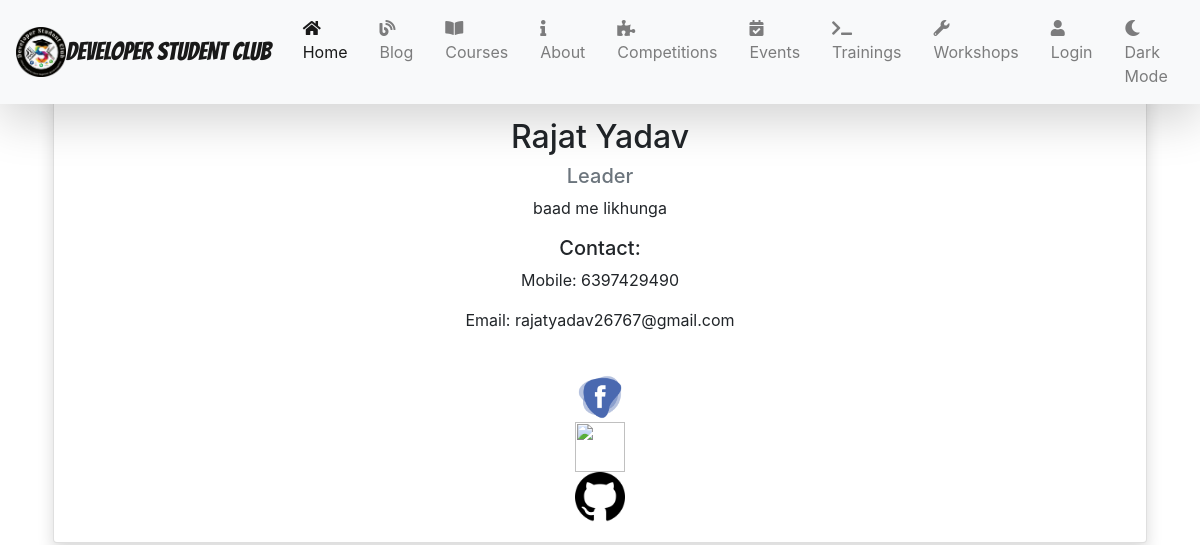
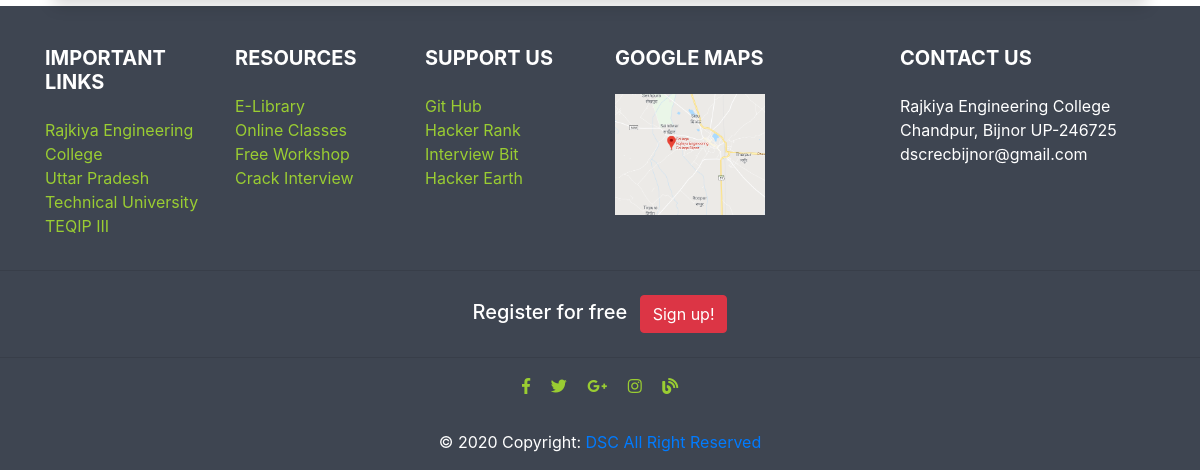
/member/Rajat/, run on an earlier commit of the app's database (2 pictures, top to bottom).
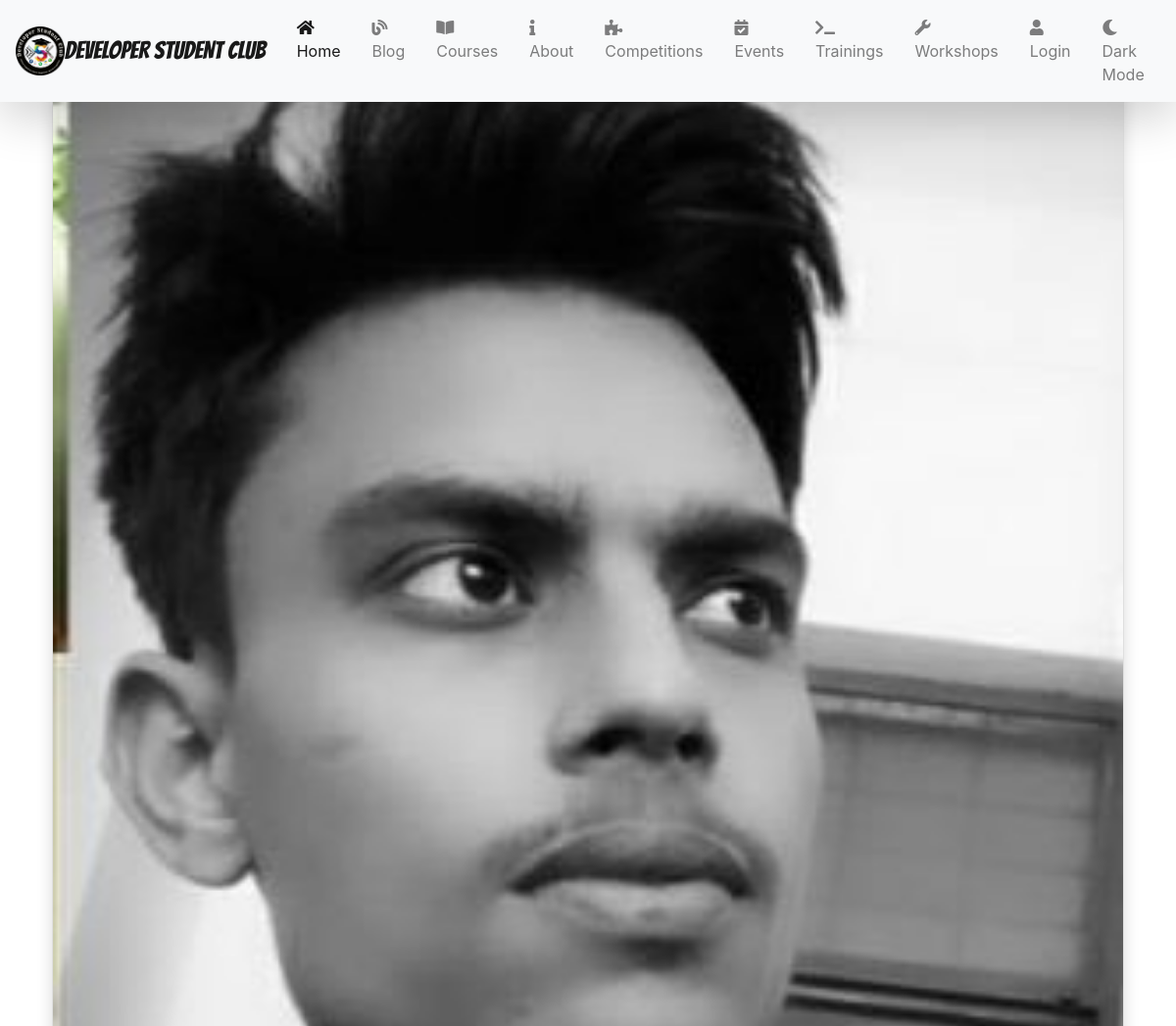
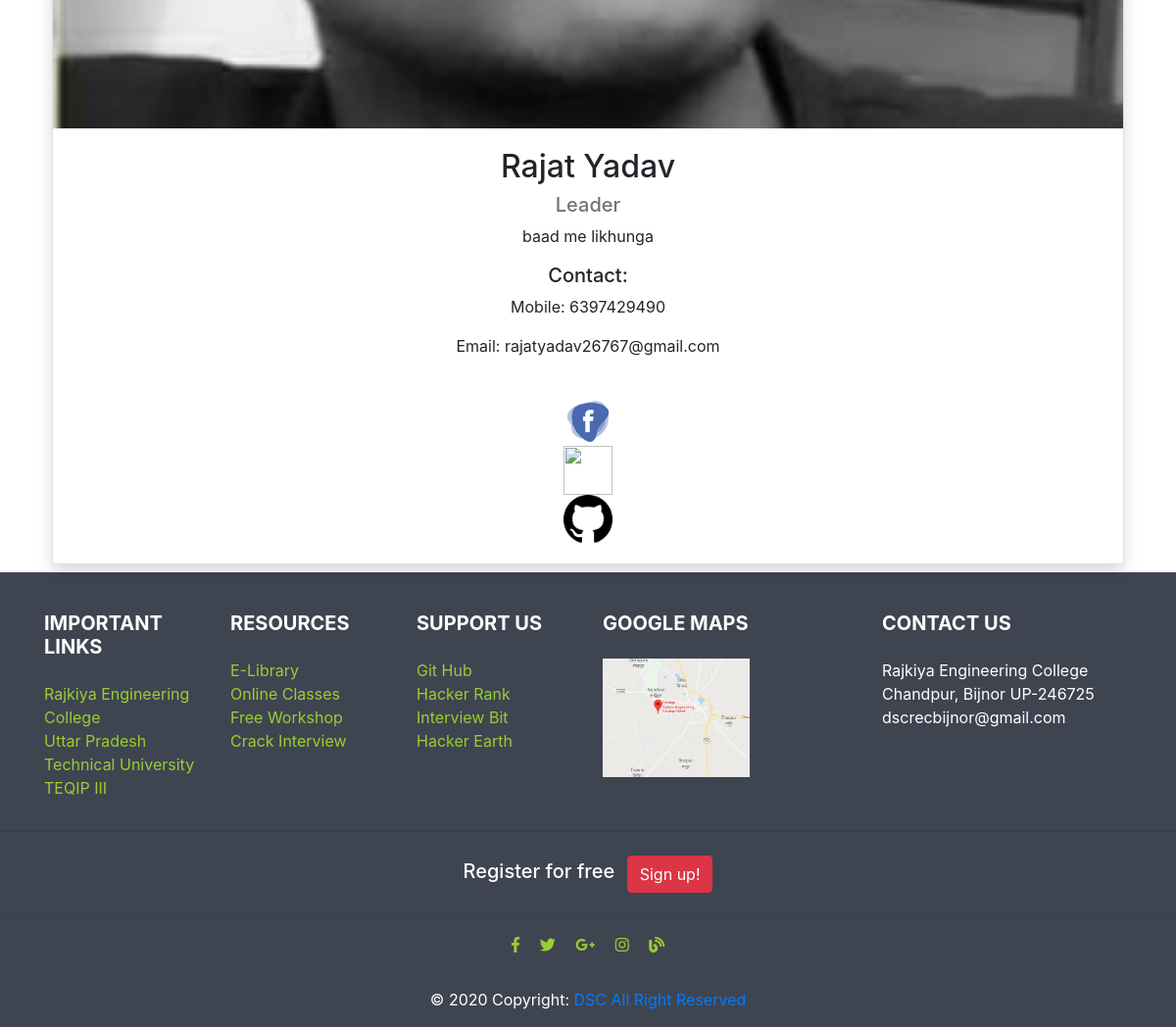
And on a later commit of the database (2 pictures, top to bottom).
### dscweb/models.py (models this page shows, shortened)
class Member(models.Model):
    pic = models.ImageField(upload_to='images/members/')
    first_name = models.CharField(max_length=50, null=False)
    last_name = models.CharField(max_length=50, null=False)
    mobile = models.CharField(max_length=12, null=False)
    email = models.EmailField()
    title = models.CharField(max_length=20, null=False)
    description = models.CharField(max_length=100)
    facebook = models.URLField(null=True, blank=True)
    linkedin = models.URLField(null=True, blank=True)
    github = models.URLField(null=True, blank=True)

### dscweb/views.py (the view)
# urls.py: path('member/<str:first_name>/', member_detailView),
def member_detailView(request, first_name):
    member = get_object_or_404(Member, first_name=first_name)
    context = {"member": member}
    return render(request, 'member-view.html', context)

### templates/member-view.html
{% extends 'base.html' %}
{% load static %}
{% block content %}
    <div class="container" style="padding-top: 25px;">
    <h1> Member </h1>
    <div class="card shadow m-2">
        <img src="{{ member.pic.url }}" class="card-img-top img-fluid" >
        <div class="card-body text-center">
            <h2>{{ member.first_name }} {{ member.last_name }}</h2>
            <p class="text-secondary h5">{{ member.title }}</p>
            <p>{{ member.description }}</p>
            <h5> Contact: </h5>
            <p>Mobile: {{ member.mobile }}</p>
            <p>Email: {{ member.email }}</p>
            <br>
            <a href="{{ member.facebook }}" target="_blank"><img src="{% static 'images/icons/facebook.png' %}" style="height: 50px;width:50px;" class="img-fluid"></a>
            <br>
            <a href="{{ member.linkedin }}" target="_blank"><img src="{% static 'images/icons/linkedin.png' %}" style="height: 50px;width:50px;"></a>
            <br>
            <a href="{{ member.github }}" target="_blank"><img src="{% static 'images/icons/github.png' %}" style="height: 50px;width:50px;" class="img-fluid" ></a>
        </div>
    </div>
    </div>
{% endblock content %}

What changed in the data, as far as the page shows it:
changed Member "Rajat": pic: picture added
